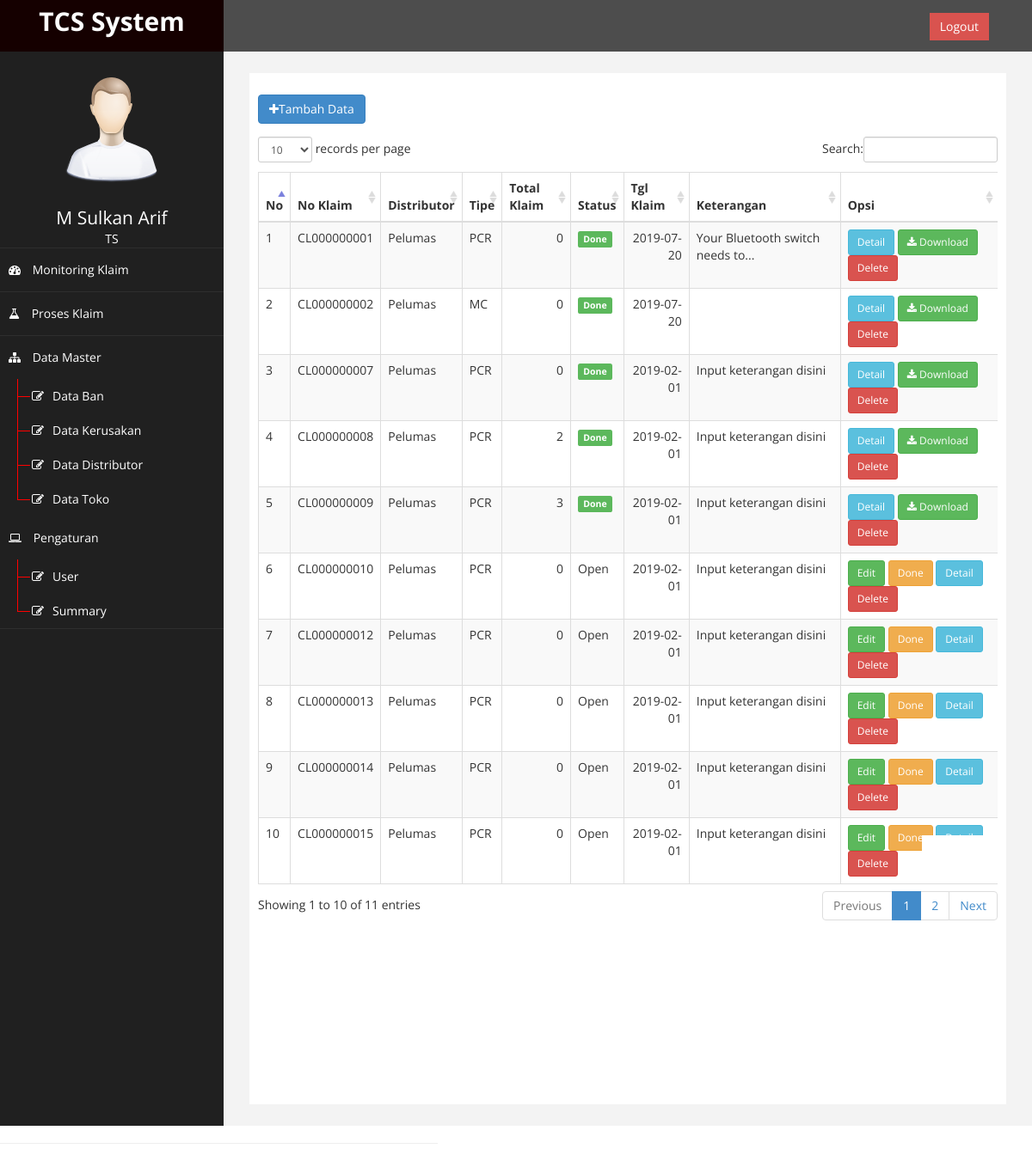
The app's page /?page=klaim (signed in) with its own data.
### tables this page shows
CREATE TABLE `db_klaim` (
  `id_klaim` int(11) NOT NULL AUTO_INCREMENT,
  `no_klaim` varchar(20) NOT NULL,
  `grup` varchar(20) NOT NULL,
  `id_distributor` int(1) NOT NULL,
  `tgl_klaim` date DEFAULT NULL,
  `keterangan` text,
  `status` enum('Open','Done') NOT NULL DEFAULT 'Open',
  `tgl_selesai` datetime DEFAULT NULL,
  PRIMARY KEY (`id_klaim`)
);

CREATE TABLE `db_distributor` (
  `id_distributor` int(200) NOT NULL AUTO_INCREMENT,
  `kode_distributor` varchar(100) NOT NULL,
  `nama_distributor` varchar(100) NOT NULL,
  `grup` enum('Internasional','Lokal') NOT NULL,
  `alamat` varchar(200) NOT NULL,
  `area` varchar(100) NOT NULL,
  `kota` varchar(100) NOT NULL,
  `telepon` int(100) NOT NULL,
  PRIMARY KEY (`id_distributor`)
);

### config.php (called while the page is built, shortened)
<?php
$page = $_GET['page'];
$aksi = $_GET['aksi'];

### page/proses/proses.php (the view, shortened to what this page needs)
<?php
$klaim = [];
$sql = " SELECT k.*,d.nama_distributor, coalesce(dt.total,0) as total
    FROM db_klaim k
    INNER JOIN db_distributor d ON k.id_distributor=d.id_distributor
    LEFT JOIN (
    SELECT id_klaim, COUNT(*) AS total
    FROM db_klaim_detail
    GROUP BY id_klaim) AS dt ON k.id_klaim = dt.id_klaim ";
$query = mysqli_query($conn, $sql);
$no = 1;
while ($row = mysqli_fetch_assoc($query)) {
    $row['no'] = $no;
    $klaim[] = $row;
    $no++;
}
?>
</div>
<div class="panel-body">
    <a href="?page=klaim&aksi=tambah" class="btn btn-primary" style="margin-bottom: 15px"><i class="fa fa-plus"></i>Tambah Data</a>
    <div class="table-responsive">
        <table class="table table-striped table-bordered table-hover" id="dataTables-example">
            <thead>
                <tr>
                    <th>No</th>
                    <th>No Klaim</th>
                    <th>Distributor</th>
                    <th>Tipe</th>
                    <th>Total Klaim</th>
                    <th>Status</th>
                    <th>Tgl Klaim</th>
                    <th>Keterangan</th>
                    <th>Opsi</th>
                </tr>
            </thead>
            <tbody>
                <?php
                foreach ($klaim as $key => $v) : ?>
                    <tr>
                        <td><?= $v['no'] ?></td>
                        <td><?= $v['no_klaim'] ?></td>
                        <td><?= $v['nama_distributor'] ?></td>
                        <td><?= $v['grup'] ?></td>
                        <td class="text-right"><?= $v['total'] ?></td>
                        <td><span class="<?= $v['status'] == 'Done' ? 'label label-success' : '' ?>"><?= $v['status'] ?></span></td>
                        <td class="text-right"><?= $v['tgl_klaim'] ?></td>
                        <td data-toggle="tooltip" title="<?= $v['keterangan'] ?>"><?= strlen($v['keterangan']) >= 30 ? substr($v['keterangan'], 0, 30) . '...' : $v['keterangan'] ?></td>
                        <td>
                            <?php
                            if ($v['status'] == 'Open') : ?>
                                <a href="?page=klaim&aksi=edit&id_klaim=<?= $v['id_klaim'] ?>" class="btn btn-sm btn-success">Edit</a>
                                <?php
                                if ($_SESSION['akses'] == 'TS') : ?>
                                    <button onclick="doneProcess('<?= $v['id_klaim'] ?>')" class="btn btn-sm btn-warning">Done</button>
                                <?php endif; ?>
                            <?php endif; ?>
                            <a href="?page=klaim&aksi=detail&id_klaim=<?= $v['id_klaim'] ?>&status=<?= $v['status'] ?>" class="btn btn-sm btn-info">Detail</a>
                            <?php if ($v['status'] == 'Done') : ?>
                                <button onclick="exportResult('<?= $v['id_klaim'] ?>')" class="btn btn-sm btn-success"><i class="fa fa-download"></i> Download</button>
                                <?php endif ?>
                                <button onclick="doDelete('<?= $v['id_klaim'] ?>')" class="btn btn-sm btn-danger">Delete</button>
                        </td>
                    </tr>
                <?php endforeach; ?>
            </tbody>
        </table>
    </div>
</div>
</div>
</div>

### index.php (shortened to what this page needs)
<?php
require_once 'config.php';
?>
<!DOCTYPE html>
<html xmlns="http://www.w3.org/1999/xhtml">
<head>
    <link href="assets/css/bootstrap.css" rel="stylesheet" />
    <link href="assets/css/font-awesome.css" rel="stylesheet" />
    <link href="assets/css/custom.css" rel="stylesheet" />
    <link href="assets/js/dataTables/dataTables.bootstrap.css" rel="stylesheet" />
</head>
<body>
    <?php
    if (isset($_SESSION['username'])) {
        require_once 'dashboard.php';
    } else {
        require_once 'login.php';
    }
    ?>
</body>
</html>

### dashboard.php (shortened to what this page needs)
<div id="wrapper">
    <nav class="navbar navbar-default navbar-cls-top " role="navigation" style="margin-bottom: 0">
        <div class="navbar-header">
            <a class="navbar-brand" href="index.php">TCS System</a>
        </div>
        <div style="color: white;
padding: 15px 50px 5px 50px;
float: right;
font-size: 16px;">&nbsp; <a href="function.php?type=logout" class="btn btn-danger square-btn-adjust">Logout</a> </div>
    </nav>
    <nav class="navbar-default navbar-side" role="navigation">
        <div class="sidebar-collapse">
            <ul class="nav" id="main-menu">
                <li class="text-center">
                    <img src="assets/img/find_user.png" class="user-image img-responsive" />
                    <span style="color:white;font-weight;bold;font-size:1.5em;"><?= ucwords($_SESSION['nama']) ?></span>
                    <br>
                    <span style="color:white;font-weight;bold;font-size:1em;"><?= $_SESSION['akses'] ?></span>
                </li>
                <li>
                    <a href="index.php"><i class="fa fa-dashboard"></i> Monitoring Klaim</a>
                </li>
                <li>
                    <a href="?page=klaim"><i class="fa fa-flask"></i> Proses Klaim</a>
                </li>
                <?php if($_SESSION['akses'] == 'TS') : ?>
                <li <?php if ($page == "ban" || $page == "kerusakan" || $page == "distributor" || $page == "toko" || $page == "karyawan") {
                        echo 'class="active"';
                    }
                    ?>>
                    <a href="#"><i class="fa fa-sitemap"></i> Data Master</a>
                    <ul class="nav nav-second-level">
                        <li>
                            <a href="?page=ban"><i class="fa fa-edit fa-1x"></i>Data Ban</a>
                        </li>
                        <li>
                            <a href="?page=kerusakan"><i class="fa fa-edit fa-1x"></i>Data Kerusakan</a>
                        </li>
                        <li>
                            <a href="?page=distributor"><i class="fa fa-edit fa-1x"></i>Data Distributor</a>
                        </li>
                        <li>
                            <a href="?page=toko"><i class="fa fa-edit fa-1x"></i>Data Toko</a>
                        </li>
                    </ul>
                    <a href="#"><i class="fa fa-laptop"></i> Pengaturan </a>
                    <ul class="nav nav-second-level">
                        <li>
                            <a href="?page=user"><i class="fa fa-edit fa-1x"></i>User</a>
                        </li>
                        <li>
                            <a href="?page=summary"><i class="fa fa-edit fa-1x"></i>Summary</a>
                        </li>
                    </ul>
                </li>
                <?php endif ?>
            </ul>
        </div>
    </nav>
    <div id="page-wrapper">
        <div id="page-inner">
            <div class="row">
                <div class="col-md-12">
                    <?php
                    if ($page == "pengaturan") {
                        if ($aksi == "") {
                            include 'page/pengaturan/pengaturan.php';
                        }
                    } else if ($page == "klaim") {
                        if ($aksi == "") {
                            include 'page/proses/proses.php';
                        } elseif ($aksi == "tambah") {
                            include 'page/proses/tambah.php';
                        } elseif ($aksi == "edit") {
                            include 'page/proses/tambah.php';
                        } elseif ($aksi == "import") {
                            include 'page/proses/import.php';
                        } elseif ($aksi == "detail") {
                            include 'page/proses/detail.php';
                        } elseif ($aksi == "tambah_detail") {
                            include 'page/proses/edit_detail.php';
                        } elseif ($aksi == "edit_detail") {
                            include 'page/proses/edit_detail.php';
                        } elseif ($aksi == 'hapus_detail') {
                            include 'page/proses/action.php';
                        }
                    } else if ($page == "ban") {
                        if ($aksi == "") {
                            include 'page/master/ban/ban.php';
                        } elseif ($aksi == "tambah") {
                            include 'page/master/ban/tambah.php';
                        } elseif ($aksi == "edit") {
                            include 'page/master/ban/edit.php';
                        } elseif ($aksi == "hapus") {
                            include 'page/master/ban/hapus.php';
                        }
                    } else if ($page == "distributor") {
                        if ($aksi == "") {
                            include 'page/master/distributor/distributor.php';
                        } elseif ($aksi == "tambah") {
                            include 'page/master/distributor/tambah_distributor.php';
                        } elseif ($aksi == "edit") {
                            include 'page/master/distributor/edit_distributor.php';
                        } elseif ($aksi == "hapus") {
                            include 'page/master/distributor/hapus_distributor.php';
                        }
                    } else if ($page == "kerusakan") {
                        if ($aksi == "") {
                            include 'page/master/kerusakan/kerusakan.php';
                        } elseif ($aksi == "tambah") {
                            include 'page/master/kerusakan/tambah_kerusakan.php';
                        } elseif ($aksi == "edit") {
                            include 'page/master/kerusakan/edit_kerusakan.php';
                        } elseif ($aksi == "hapus") {
                            include 'page/master/kerusakan/hapus_kerusakan.php';
                        }
                    } else if ($page == "toko") {
                        if ($aksi == "") {
                            include 'page/master/toko/toko.php';
                        } elseif ($aksi == "tambah") {
                            include 'page/master/toko/tambah_toko.php';
                        } elseif ($aksi == "edit") {
                            include 'page/master/toko/edit_toko.php';
                        } elseif ($aksi == "hapus") {
                            include 'page/master/toko/hapus_toko.php';
                        }
                    } else if ($page == "karyawan") {
                        if ($aksi == "") {
                            include 'page/master/karyawan/karyawan.php';
                        }
                    } else if ($page == "user") {
                        if ($aksi == "") {
                            include 'page/setting/user/user.php';
                        } elseif ($aksi == "edit" || $aksi == "tambah") {
                            include 'page/setting/user/edit.php';
                        }
                    } else if ($page == "summary") {
                        if ($aksi == "") {
                            include 'page/pengaturan/summary.php';
                        }
                    } else {
                        include 'page/monitoring/monitoring.php';
                    }
                    ?>
                </div>
            </div>
            <hr />

### assets/css/custom.css (style rules this page uses)
body { font-family: 'Open Sans', sans-serif; }
#wrapper { width: 100%; background:#202020; }
#page-wrapper { padding: 15px 15px; min-height: 600px; background:#F3F3F3; }
#page-inner { width:100%; margin:10px 20px 10px 0px; background-color:#fff!important; padding:10px; min-height:1200px; }
.text-center { text-align:center; }
.square-btn-adjust { border: 0px solid transparent; -webkit-border-radius: 0px; -moz-border-radius: 0px; border-radius: 0px; }
.user-image { margin: 25px auto; -webkit-border-radius: 10px; -moz-border-radius: 10px; border-radius: 10px; max-height:170px; max-width:170px; }
.navbar-cls-top .navbar-brand { color: #fff; background: #150000; width: 260px; text-align: center; height: 60px; font-size: 30px; font-weight: 700; }
.nav-second-level li, .nav-third-level li { border-bottom: none !important; }
.nav-second-level li a { padding-left: 37px; }
.sidebar-collapse , .sidebar-collapse .nav { background:none; }
.sidebar-collapse .nav { padding:0; }
.sidebar-collapse .nav > li > a { color:#fff; background:#202020; text-shadow:none; }
.sidebar-collapse > .nav > li > a { padding:15px 10px; }
.sidebar-collapse > .nav > li { border-bottom: 1px solid rgba(107, 108, 109, 0.19); }
.nav-second-level > li > a:before , .nav-third-level > li > a:before { content:""; display:block; position:absolute; left:20px; width:15px; height:1px; background:#ff0000; top:20px; }
.nav-second-level > li > a:after, .nav-third-level > li > a:after { content:""; display:block; position:absolute; left:20px; width:1px; height:100%; background:#ff0000; top:0px; z-index:10; }
.nav-second-level > li:last-child > a:after, .nav-third-level > li:last-child > a:after { height:50%; }
.navbar-side { border:none; background-color: #202020; }
.navbar-cls-top { background:#4D4D4D; border-bottom:none; }
.navbar-default { border:0px solid black; }
.navbar-header { background: #A70303; }
.nav > li > a > i { margin-right:10px; }
@media (min-width:768px) { #page-wrapper { margin: 0 0 0 260px; padding: 15px 30px; min-height: 1200px; } }
@media (min-width:768px) { .navbar-side { z-index: 1; position: absolute; width: 260px; } }
@media (min-width:768px) { .navbar { border-radius: 0px; } }

### records on screen
db_klaim: id_klaim "1", no_klaim "CL000000001", id_distributor.nama_distributor "Pelumas", grup "PCR", total "0", status "Done", tgl_klaim "2019-07-20", keterangan "Your Bluetooth switch needs to"
db_klaim: id_klaim "2", no_klaim "CL000000002", id_distributor.nama_distributor "Pelumas", grup "MC", total "0", status "Done", tgl_klaim "2019-07-20"
db_klaim: id_distributor "3", no_klaim "CL000000007", id_distributor.nama_distributor "Pelumas", grup "PCR", total "0", status "Done", tgl_klaim "2019-02-01", keterangan "Input keterangan disini"
db_klaim: no "4", no_klaim "CL000000008", id_distributor.nama_distributor "Pelumas", grup "PCR", total "2", status "Done", tgl_klaim "2019-02-01", keterangan "Input keterangan disini"
db_klaim: no "5", no_klaim "CL000000009", id_distributor.nama_distributor "Pelumas", grup "PCR", total "3", status "Done", tgl_klaim "2019-02-01", keterangan "Input keterangan disini"
db_klaim: no "6", no_klaim "CL000000010", id_distributor.nama_distributor "Pelumas", grup "PCR", total "0", status "Open", tgl_klaim "2019-02-01", keterangan "Input keterangan disini"
db_klaim: no "7", no_klaim "CL000000012", id_distributor.nama_distributor "Pelumas", grup "PCR", total "0", status "Open", tgl_klaim "2019-02-01", keterangan "Input keterangan disini"
db_klaim: no "8", no_klaim "CL000000013", id_distributor.nama_distributor "Pelumas", grup "PCR", total "0", status "Open", tgl_klaim "2019-02-01", keterangan "Input keterangan disini"
db_klaim: no "9", no_klaim "CL000000014", id_distributor.nama_distributor "Pelumas", grup "PCR", total "0", status "Open", tgl_klaim "2019-02-01", keterangan "Input keterangan disini"
db_klaim: no "10", no_klaim "CL000000015", id_distributor.nama_distributor "Pelumas", grup "PCR", total "0", status "Open", tgl_klaim "2019-02-01", keterangan "Input keterangan disini"

### other values on screen
$_SESSION['nama'] "M Sulkan Arif"
$_SESSION['akses'] "TS"
